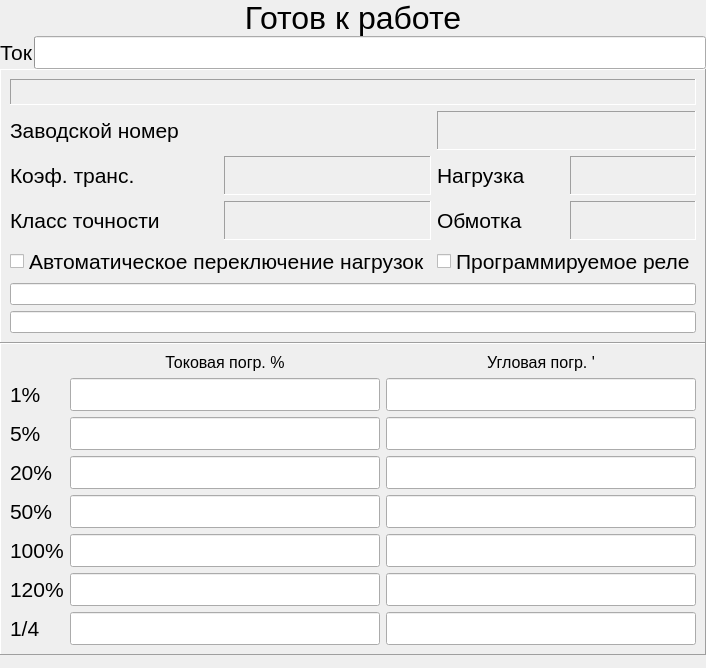
      <widget class="QFrame" name="frKNT">
       <layout class="QVBoxLayout" name="verticalLayout_2">
        <property name="spacing">
         <number>0</number>
        </property>
        <property name="margin">
         <number>0</number>
        </property>
        <item>
         <layout class="QVBoxLayout" name="vlInfo">
          <item>
           <widget class="QFrame" name="frVerification">
            <property name="frameShape">
             <enum>QFrame::NoFrame</enum>
            </property>
            <property name="frameShadow">
             <enum>QFrame::Raised</enum>
            </property>
            <layout class="QVBoxLayout" name="verticalLayout">
             <property name="spacing">
              <number>0</number>
             </property>
             <property name="margin">
              <number>0</number>
             </property>
             <item>
              <widget class="QLabel" name="lState">
               <property name="font">
                <font>
                 <pointsize>24</pointsize>
                </font>
               </property>
               <property name="text">
                <string>Готов к работе</string>
               </property>
               <property name="alignment">
                <set>Qt::AlignCenter</set>
               </property>
              </widget>
             </item>
             <item>
              <layout class="QHBoxLayout" name="horizontalLayout">
               <item>
                <widget class="QLabel" name="label_12">
                 <property name="sizePolicy">
                  <sizepolicy hsizetype="Minimum" vsizetype="Fixed">
                   <horstretch>0</horstretch>
                   <verstretch>0</verstretch>
                  </sizepolicy>
                 </property>
                 <property name="font">
                  <font>
                   <pointsize>16</pointsize>
                  </font>
                 </property>
                 <property name="text">
                  <string>Ток</string>
                 </property>
                </widget>
               </item>
               <item>
                <widget class="QProgressBar" name="pbPrimaryCurrent">
                 <property name="sizePolicy">
                  <sizepolicy hsizetype="Expanding" vsizetype="Minimum">
                   <horstretch>0</horstretch>
                   <verstretch>0</verstretch>
                  </sizepolicy>
                 </property>
                 <property name="font">
                  <font>
                   <pointsize>16</pointsize>
                  </font>
                 </property>
                 <property name="maximum">
                  <number>120</number>
                 </property>
                 <property name="format">
                  <string>%v%</string>
                 </property>
                </widget>
               </item>
              </layout>
             </item>
             <item>
              <widget class="QFrame" name="frInfo">
               <property name="frameShape">
                <enum>QFrame::Panel</enum>
               </property>
               <property name="frameShadow">
                <enum>QFrame::Raised</enum>
               </property>
               <layout class="QGridLayout" name="gridLayout_2">
                <item row="5" column="0">
                 <widget class="QLabel" name="label_5">
                  <property name="font">
                   <font>
                    <pointsize>16</pointsize>
                   </font>
                  </property>
                  <property name="text">
                   <string>Класс точности</string>
                  </property>
                 </widget>
                </item>
                <item row="2" column="2">
                 <widget class="QLabel" name="label_4">
                  <property name="font">
                   <font>
                    <pointsize>16</pointsize>
                   </font>
                  </property>
                  <property name="text">
                   <string>Нагрузка</string>
                  </property>
                 </widget>
                </item>
                <item row="5" column="2">
                 <widget class="QLabel" name="label_6">
                  <property name="font">
                   <font>
                    <pointsize>16</pointsize>
                   </font>
                  </property>
                  <property name="text">
                   <string>Обмотка</string>
                  </property>
                 </widget>
                </item>
                <item row="2" column="1">
                 <widget class="QLabel" name="lbKTrans">
                  <property name="font">
                   <font>
                    <pointsize>24</pointsize>
                   </font>
                  </property>
                  <property name="frameShape">
                   <enum>QFrame::Panel</enum>
                  </property>
                  <property name="frameShadow">
                   <enum>QFrame::Sunken</enum>
                  </property>
                  <property name="text">
                   <string/>
                  </property>
                  <property name="alignment">
                   <set>Qt::AlignRight|Qt::AlignTrailing|Qt::AlignVCenter</set>
                  </property>
                 </widget>
                </item>
                <item row="5" column="1">
                 <widget class="QLabel" name="lbClassAccuracy">
                  <property name="font">
                   <font>
                    <pointsize>24</pointsize>
                   </font>
                  </property>
                  <property name="frameShape">
                   <enum>QFrame::Panel</enum>
                  </property>
                  <property name="frameShadow">
                   <enum>QFrame::Sunken</enum>
                  </property>
                  <property name="text">
                   <string/>
                  </property>
                  <property name="alignment">
                   <set>Qt::AlignRight|Qt::AlignTrailing|Qt::AlignVCenter</set>
                  </property>
                 </widget>
                </item>
                <item row="2" column="3">
                 <widget class="QLabel" name="lbSecondLoad">
                  <property name="font">
                   <font>
                    <pointsize>24</pointsize>
                   </font>
                  </property>
                  <property name="frameShape">
                   <enum>QFrame::Panel</enum>
                  </property>
                  <property name="frameShadow">
                   <enum>QFrame::Sunken</enum>
                  </property>
                  <property name="text">
                   <string/>
                  </property>
                  <property name="alignment">
                   <set>Qt::AlignRight|Qt::AlignTrailing|Qt::AlignVCenter</set>
                  </property>
                 </widget>
                </item>
                <item row="5" column="3">
                 <widget class="QLabel" name="lbTap">
                  <property name="font">
                   <font>
                    <pointsize>24</pointsize>
                   </font>
                  </property>
                  <property name="frameShape">
                   <enum>QFrame::Panel</enum>
                  </property>
                  <property name="frameShadow">
                   <enum>QFrame::Sunken</enum>
                  </property>
                  <property name="text">
                   <string/>
                  </property>
                  <property name="alignment">
                   <set>Qt::AlignRight|Qt::AlignTrailing|Qt::AlignVCenter</set>
                  </property>
                 </widget>
                </item>
                <item row="0" column="0" colspan="4">
                 <widget class="QLabel" name="lbShortName">
                  <property name="font">
                   <font>
                    <pointsize>16</pointsize>
                   </font>
                  </property>
                  <property name="frameShape">
                   <enum>QFrame::Panel</enum>
                  </property>
                  <property name="frameShadow">
                   <enum>QFrame::Sunken</enum>
                  </property>
                  <property name="text">
                   <string/>
                  </property>
                  <property name="alignment">
                   <set>Qt::AlignCenter</set>
                  </property>
                 </widget>
                </item>
                <item row="1" column="0" colspan="2">
                 <widget class="QLabel" name="label_10">
                  <property name="font">
                   <font>
                    <pointsize>16</pointsize>
                   </font>
                  </property>
                  <property name="text">
                   <string>Заводской номер</string>
                  </property>
                 </widget>
                </item>
                <item row="1" column="2" colspan="2">
                 <widget class="QLabel" name="lbSerialNumber">
                  <property name="font">
                   <font>
                    <pointsize>24</pointsize>
                   </font>
                  </property>
                  <property name="frameShape">
                   <enum>QFrame::Panel</enum>
                  </property>
                  <property name="frameShadow">
                   <enum>QFrame::Sunken</enum>
                  </property>
                  <property name="text">
                   <string/>
                  </property>
                 </widget>
                </item>
                <item row="2" column="0">
                 <widget class="QLabel" name="lbLabelKTrans">
                  <property name="font">
                   <font>
                    <pointsize>16</pointsize>
                   </font>
                  </property>
                  <property name="text">
                   <string>Коэф. транс.</string>
                  </property>
                 </widget>
                </item>
                <item row="6" column="0" colspan="2">
                 <widget class="QCheckBox" name="checkBox">
                  <property name="font">
                   <font>
                    <pointsize>16</pointsize>
                   </font>
                  </property>
                  <property name="text">
                   <string>Автоматическое переключение нагрузок</string>
                  </property>
                 </widget>
                </item>
                <item row="6" column="2" colspan="2">
                 <widget class="QCheckBox" name="checkBox_2">
                  <property name="font">
                   <font>
                    <pointsize>16</pointsize>
                   </font>
                  </property>
                  <property name="text">
                   <string>Программируемое реле</string>
                  </property>
                 </widget>
                </item>
                <item row="8" column="0" colspan="4">
                 <widget class="QLineEdit" name="lineEdit_2"/>
                </item>
                <item row="7" column="0" colspan="4">
                 <widget class="QLineEdit" name="lineEdit"/>
                </item>
               </layout>
              </widget>
             </item>
             <item>
              <widget class="QFrame" name="frPointList">
               <property name="frameShape">
                <enum>QFrame::Panel</enum>
               </property>
               <property name="frameShadow">
                <enum>QFrame::Raised</enum>
               </property>
               <layout class="QGridLayout" name="gridLayout">
                <item row="1" column="1">
                 <widget class="QLineEdit" name="leA1">
                  <property name="font">
                   <font>
                    <pointsize>16</pointsize>
                   </font>
                  </property>
                  <property name="focusPolicy">
                   <enum>Qt::NoFocus</enum>
                  </property>
                  <property name="readOnly">
                   <bool>true</bool>
                  </property>
                 </widget>
                </item>
                <item row="1" column="0">
                 <widget class="QLabel" name="l1">
                  <property name="font">
                   <font>
                    <pointsize>16</pointsize>
                   </font>
                  </property>
                  <property name="text">
                   <string>1%</string>
                  </property>
                 </widget>
                </item>
                <item row="2" column="0">
                 <widget class="QLabel" name="l5">
                  <property name="font">
                   <font>
                    <pointsize>16</pointsize>
                   </font>
                  </property>
                  <property name="text">
                   <string>5%</string>
                  </property>
                 </widget>
                </item>
                <item row="3" column="0">
                 <widget class="QLabel" name="l20">
                  <property name="font">
                   <font>
                    <pointsize>16</pointsize>
                   </font>
                  </property>
                  <property name="text">
                   <string>20%</string>
                  </property>
                 </widget>
                </item>
                <item row="5" column="0">
                 <widget class="QLabel" name="l100">
                  <property name="font">
                   <font>
                    <pointsize>16</pointsize>
                   </font>
                  </property>
                  <property name="text">
                   <string>100%</string>
                  </property>
                 </widget>
                </item>
                <item row="6" column="0">
                 <widget class="QLabel" name="l120">
                  <property name="font">
                   <font>
                    <pointsize>16</pointsize>
                   </font>
                  </property>
                  <property name="text">
                   <string>120%</string>
                  </property>
                 </widget>
                </item>
                <item row="7" column="0">
                 <widget class="QLabel" name="l14">
                  <property name="font">
                   <font>
                    <pointsize>16</pointsize>
                   </font>
                  </property>
                  <property name="text">
                   <string>1/4</string>
                  </property>
                 </widget>
                </item>
                <item row="2" column="1">
                 <widget class="QLineEdit" name="leA5">
                  <property name="font">
                   <font>
                    <pointsize>16</pointsize>
                   </font>
                  </property>
                  <property name="focusPolicy">
                   <enum>Qt::NoFocus</enum>
                  </property>
                  <property name="readOnly">
                   <bool>true</bool>
                  </property>
                 </widget>
                </item>
                <item row="3" column="1">
                 <widget class="QLineEdit" name="leA20">
                  <property name="font">
                   <font>
                    <pointsize>16</pointsize>
                   </font>
                  </property>
                  <property name="focusPolicy">
                   <enum>Qt::NoFocus</enum>
                  </property>
                  <property name="readOnly">
                   <bool>true</bool>
                  </property>
                 </widget>
                </item>
                <item row="5" column="1">
                 <widget class="QLineEdit" name="leA100">
                  <property name="font">
                   <font>
                    <pointsize>16</pointsize>
                   </font>
                  </property>
                  <property name="focusPolicy">
                   <enum>Qt::NoFocus</enum>
                  </property>
                  <property name="readOnly">
                   <bool>true</bool>
                  </property>
                 </widget>
                </item>
                <item row="6" column="1">
                 <widget class="QLineEdit" name="leA120">
                  <property name="font">
                   <font>
                    <pointsize>16</pointsize>
                   </font>
                  </property>
                  <property name="focusPolicy">
                   <enum>Qt::NoFocus</enum>
                  </property>
                  <property name="readOnly">
                   <bool>true</bool>
                  </property>
                 </widget>
                </item>
                <item row="7" column="1">
                 <widget class="QLineEdit" name="leA14">
                  <property name="font">
                   <font>
                    <pointsize>16</pointsize>
                   </font>
                  </property>
                  <property name="focusPolicy">
                   <enum>Qt::NoFocus</enum>
                  </property>
                  <property name="readOnly">
                   <bool>true</bool>
                  </property>
                 </widget>
                </item>
                <item row="1" column="2">
                 <widget class="QLineEdit" name="leP1">
                  <property name="font">
                   <font>
                    <pointsize>16</pointsize>
                   </font>
                  </property>
                  <property name="focusPolicy">
                   <enum>Qt::NoFocus</enum>
                  </property>
                  <property name="readOnly">
                   <bool>true</bool>
                  </property>
                 </widget>
                </item>
                <item row="2" column="2">
                 <widget class="QLineEdit" name="leP5">
                  <property name="font">
                   <font>
                    <pointsize>16</pointsize>
                   </font>
                  </property>
                  <property name="focusPolicy">
                   <enum>Qt::NoFocus</enum>
                  </property>
                  <property name="readOnly">
                   <bool>true</bool>
                  </property>
                 </widget>
                </item>
                <item row="3" column="2">
                 <widget class="QLineEdit" name="leP20">
                  <property name="font">
                   <font>
                    <pointsize>16</pointsize>
                   </font>
                  </property>
                  <property name="focusPolicy">
                   <enum>Qt::NoFocus</enum>
                  </property>
                  <property name="readOnly">
                   <bool>true</bool>
                  </property>
                 </widget>
                </item>
                <item row="5" column="2">
                 <widget class="QLineEdit" name="leP100">
                  <property name="font">
                   <font>
                    <pointsize>16</pointsize>
                   </font>
                  </property>
                  <property name="focusPolicy">
                   <enum>Qt::NoFocus</enum>
                  </property>
                  <property name="readOnly">
                   <bool>true</bool>
                  </property>
                 </widget>
                </item>
                <item row="6" column="2">
                 <widget class="QLineEdit" name="leP120">
                  <property name="font">
                   <font>
                    <pointsize>16</pointsize>
                   </font>
                  </property>
                  <property name="focusPolicy">
                   <enum>Qt::NoFocus</enum>
                  </property>
                  <property name="readOnly">
                   <bool>true</bool>
                  </property>
                 </widget>
                </item>
                <item row="7" column="2">
                 <widget class="QLineEdit" name="leP14">
                  <property name="font">
                   <font>
                    <pointsize>16</pointsize>
                   </font>
                  </property>
                  <property name="focusPolicy">
                   <enum>Qt::NoFocus</enum>
                  </property>
                  <property name="readOnly">
                   <bool>true</bool>
                  </property>
                 </widget>
                </item>
                <item row="0" column="1">
                 <widget class="QLabel" name="label">
                  <property name="font">
                   <font>
                    <pointsize>12</pointsize>
                   </font>
                  </property>
                  <property name="text">
                   <string>Токовая погр. %</string>
                  </property>
                  <property name="alignment">
                   <set>Qt::AlignCenter</set>
                  </property>
                 </widget>
                </item>
                <item row="0" column="2">
                 <widget class="QLabel" name="label_2">
                  <property name="font">
                   <font>
                    <pointsize>12</pointsize>
                   </font>
                  </property>
                  <property name="text">
                   <string>Угловая погр. '</string>
                  </property>
                  <property name="alignment">
                   <set>Qt::AlignCenter</set>
                  </property>
                 </widget>
                </item>
                <item row="4" column="0">
                 <widget class="QLabel" name="l50">
                  <property name="font">
                   <font>
                    <pointsize>16</pointsize>
                   </font>
                  </property>
                  <property name="text">
                   <string>50%</string>
                  </property>
                 </widget>
                </item>
                <item row="4" column="1">
                 <widget class="QLineEdit" name="leA50">
                  <property name="font">
                   <font>
                    <pointsize>16</pointsize>
                   </font>
                  </property>
                  <property name="focusPolicy">
                   <enum>Qt::NoFocus</enum>
                  </property>
                  <property name="readOnly">
                   <bool>true</bool>
                  </property>
                 </widget>
                </item>
                <item row="4" column="2">
                 <widget class="QLineEdit" name="leP50">
                  <property name="font">
                   <font>
                    <pointsize>16</pointsize>
                   </font>
                  </property>
                  <property name="focusPolicy">
                   <enum>Qt::NoFocus</enum>
                  </property>
                  <property name="readOnly">
                   <bool>true</bool>
                  </property>
                 </widget>
                </item>
               </layout>
              </widget>
             </item>
            </layout>
           </widget>
          </item>
          <item>
           <spacer name="verticalSpacer">
            <property name="orientation">
             <enum>Qt::Vertical</enum>
            </property>
            <property name="sizeHint" stdset="0">
             <size>
              <width>439</width>
              <height>13</height>
             </size>
            </property>
           </spacer>
          </item>
         </layout>
        </item>
       </layout>
      </widget>
